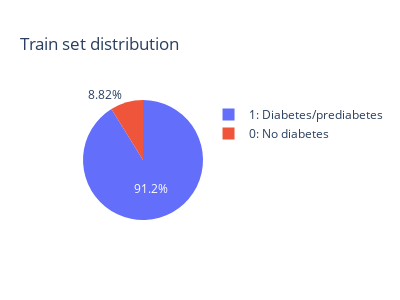
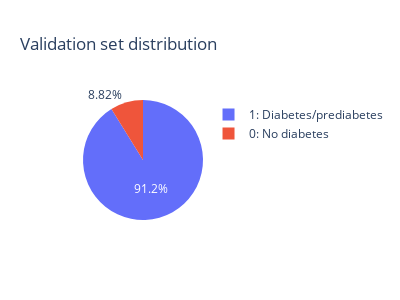
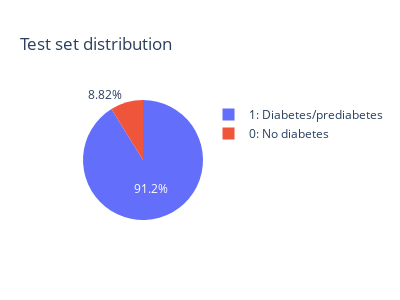

The cell these charts' notebook holds for them, in order:
### Code cell
dist_train = px.pie(y_train.value_counts(),values=y_train.value_counts().values,names=['1: Diabetes/prediabetes', '0: No diabetes'],width=400,height=300,title='Train set distribution')
dist_val = px.pie(y_val.value_counts(),values=y_val.value_counts().values,names=['1: Diabetes/prediabetes', '0: No diabetes'],width=400,height=300,title='Validation set distribution')
dist_test = px.pie(y_test.value_counts(),values=y_test.value_counts().values,names=['1: Diabetes/prediabetes', '0: No diabetes'],width=400,height=300,title='Test set distribution')

dist_train.show()
dist_val.show()
dist_test.show()

### Figure 1 — Plotly figure (JSON) as saved in the notebook; plotly's stock layout.template omitted (floating-point values rounded to 4 significant figures)
{"data": [{"domain": {"x": [0, 1], "y": [0, 1]}, "hovertemplate": "label=%{label}<br>value=%{value}<extra></extra>", "labels": ["1: Diabetes/prediabetes", "0: No diabetes"], "legendgroup": "", "name": "", "showlegend": true, "type": "pie", "values": [55227, 5344]}], "layout": {"height": 300, "legend": {"tracegroupgap": 0}, "title": {"text": "Train set distribution"}, "width": 400}}

### Figure 2 — Plotly figure (JSON) as saved in the notebook; plotly's stock layout.template omitted (floating-point values rounded to 4 significant figures)
{"data": [{"domain": {"x": [0, 1], "y": [0, 1]}, "hovertemplate": "label=%{label}<br>value=%{value}<extra></extra>", "labels": ["1: Diabetes/prediabetes", "0: No diabetes"], "legendgroup": "", "name": "", "showlegend": true, "type": "pie", "values": [23670, 2290]}], "layout": {"height": 300, "legend": {"tracegroupgap": 0}, "title": {"text": "Validation set distribution"}, "width": 400}}

### Figure 3 — Plotly figure (JSON) as saved in the notebook; plotly's stock layout.template omitted (floating-point values rounded to 4 significant figures)
{"data": [{"domain": {"x": [0, 1], "y": [0, 1]}, "hovertemplate": "label=%{label}<br>value=%{value}<extra></extra>", "labels": ["1: Diabetes/prediabetes", "0: No diabetes"], "legendgroup": "", "name": "", "showlegend": true, "type": "pie", "values": [8767, 848]}], "layout": {"height": 300, "legend": {"tracegroupgap": 0}, "title": {"text": "Test set distribution"}, "width": 400}}
